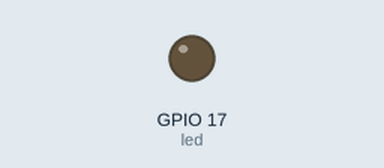
Recording of a program running on a simulated Raspberry Pi (BCM pin numbers). Shown: output pins drawn as LEDs (lit = HIGH).

Above: at 0.05 s.
At 1.15 s:
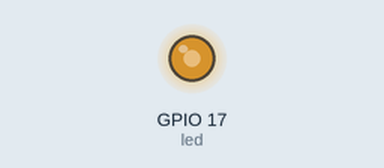
At 1.65 s:
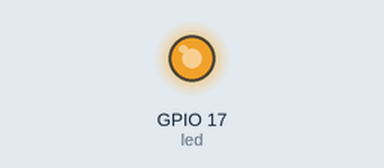
At 2.3 s:
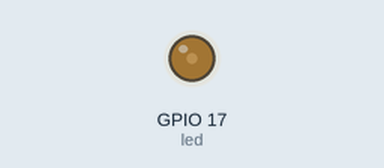
Timing chart, 0 to 5.8 s (numbered marks = the images above):
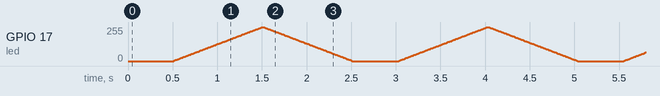

The program:

step-002.py
```python
# 配線
# [GPIO 17 (物理ピン 11)] --- (+)LED(-) --- [330Ω 抵抗] --- [GND (物理ピン 6)]
#
# $ sudo pigpiod
#

from gpiozero import PWMLED
from time import sleep
from gpiozero.pins.pigpio import PiGPIOFactory

# pigpioを利用するためのファクトリを設定
factory = PiGPIOFactory()

# GPIO 17 ピンを制御する PWM LED オブジェクトを作成
led = PWMLED(17, pin_factory=factory)

try:
    while True:
        # LEDを徐々に明るく
        sleep(0.5)
        for brightness in range(0, 101):  # 0% から 100% まで
            led.value = brightness / 100  # 0 から 1 の範囲に変換
            sleep(0.01)                   # 少し待機

        # LEDを徐々に暗く
        for brightness in range(100, -1, -1):  # 100% から 0% まで
            led.value = brightness / 100       # 0 から 1 の範囲に変換
            sleep(0.01)                        # 少し待機

except KeyboardInterrupt:
    # Ctrl + C が押された時に実行
    print("終了します")
    led.off()           # LED を OFF にして終了
```
